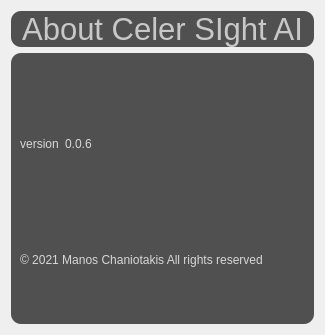
<?xml version="1.0" encoding="UTF-8"?>
<ui version="4.0">
 <class>Form</class>
 <widget class="QWidget" name="Form">
  <property name="geometry">
   <rect>
    <x>0</x>
    <y>0</y>
    <width>325</width>
    <height>335</height>
   </rect>
  </property>
  <property name="windowTitle">
   <string>Form</string>
  </property>
  <layout class="QVBoxLayout" name="verticalLayout">
   <item>
    <widget class="QLabel" name="pg_2_PlotParameteres_label">
     <property name="sizePolicy">
      <sizepolicy hsizetype="Minimum" vsizetype="Fixed">
       <horstretch>0</horstretch>
       <verstretch>0</verstretch>
      </sizepolicy>
     </property>
     <property name="font">
      <font>
       <pointsize>23</pointsize>
      </font>
     </property>
     <property name="styleSheet">
      <string notr="true">color: rgb(200,200,200);
background-color: rgb(80, 80, 80);
border-radius:10px;</string>
     </property>
     <property name="text">
      <string>About Celer SIght AI</string>
     </property>
     <property name="alignment">
      <set>Qt::AlignCenter</set>
     </property>
    </widget>
   </item>
   <item>
    <widget class="QFrame" name="frame">
     <property name="styleSheet">
      <string notr="true">background-color:rgb(80, 80, 80);
border-radius:10px;</string>
     </property>
     <property name="frameShape">
      <enum>QFrame::StyledPanel</enum>
     </property>
     <property name="frameShadow">
      <enum>QFrame::Raised</enum>
     </property>
     <layout class="QGridLayout" name="gridLayout">
      <item row="0" column="0">
       <widget class="QPushButton" name="pushButton">
        <property name="sizePolicy">
         <sizepolicy hsizetype="Maximum" vsizetype="Maximum">
          <horstretch>0</horstretch>
          <verstretch>0</verstretch>
         </sizepolicy>
        </property>
        <property name="text">
         <string/>
        </property>
        <property name="iconSize">
         <size>
          <width>160</width>
          <height>73</height>
         </size>
        </property>
       </widget>
      </item>
      <item row="1" column="0">
       <widget class="QLabel" name="label">
        <property name="styleSheet">
         <string notr="true">color:rgb(215,215,215);</string>
        </property>
        <property name="text">
         <string>version</string>
        </property>
        <property name="alignment">
         <set>Qt::AlignCenter</set>
        </property>
       </widget>
      </item>
      <item row="1" column="1">
       <widget class="QLabel" name="label_2">
        <property name="styleSheet">
         <string notr="true">color:rgb(215,215,215);</string>
        </property>
        <property name="text">
         <string>0.0.6</string>
        </property>
       </widget>
      </item>
      <item row="2" column="0" colspan="2">
       <widget class="QLabel" name="label_3">
        <property name="styleSheet">
         <string notr="true">color:rgb(215,215,215);</string>
        </property>
        <property name="text">
         <string>© 2021 Manos Chaniotakis All rights reserved</string>
        </property>
       </widget>
      </item>
      <item row="0" column="1">
       <spacer name="horizontalSpacer">
        <property name="orientation">
         <enum>Qt::Horizontal</enum>
        </property>
        <property name="sizeHint" stdset="0">
         <size>
          <width>40</width>
          <height>20</height>
         </size>
        </property>
       </spacer>
      </item>
     </layout>
    </widget>
   </item>
  </layout>
 </widget>
 <resources/>
 <connections/>
</ui>
